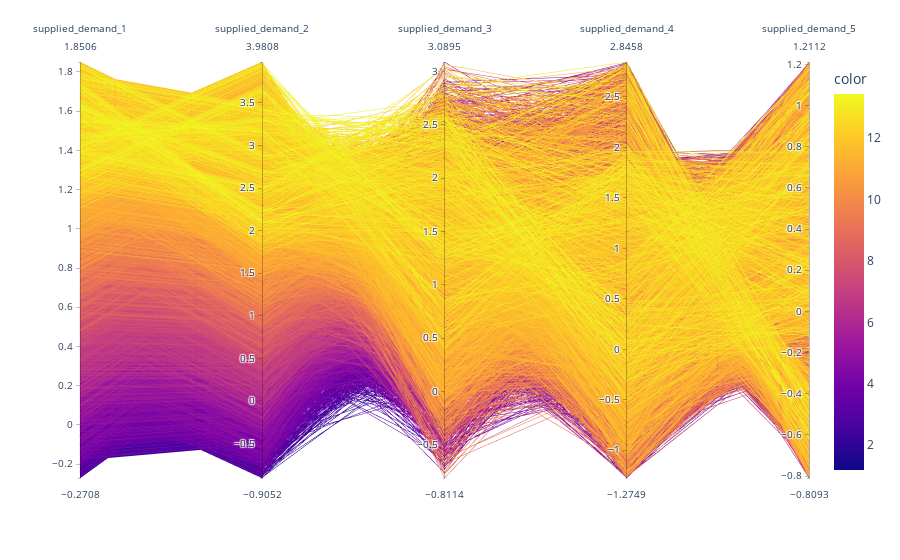

This figure's notebook cell:
### Code cell
import plotly.express as px
import pandas as pd


columns = ["supplied_demand_1", "supplied_demand_2", "supplied_demand_3", "supplied_demand_4","supplied_demand_5"]


data = pd.DataFrame({
    "supplied_demand_1": global_df[columns[0]],
    "supplied_demand_2": global_df[columns[1]],
    "supplied_demand_3": global_df[columns[2]],
    "supplied_demand_4": global_df[columns[3]],
    "supplied_demand_5": global_df[columns[4]]
})

# Create the parallel plot
fig = px.parallel_coordinates(data, dimensions=columns, color=global_df["total_extraction"])

# Show the plot
fig.show()

### Figure 1 — Plotly figure (JSON) as saved in the notebook; plotly's stock layout.template omitted (floating-point values rounded to 4 significant figures; data arrays with more than 128 entries replaced by an {"elided": "..."} marker saying what was removed)
{"data": [{"dimensions": [{"label": "supplied_demand_1", "values": {"elided": "10000 float values"}}, {"label": "supplied_demand_2", "values": {"elided": "10000 float values"}}, {"label": "supplied_demand_3", "values": {"elided": "10000 float values"}}, {"label": "supplied_demand_4", "values": {"elided": "10000 float values"}}, {"label": "supplied_demand_5", "values": {"elided": "10000 float values"}}], "domain": {"x": [0, 1], "y": [0, 1]}, "line": {"color": {"elided": "10000 float values"}, "coloraxis": "coloraxis"}, "name": "", "type": "parcoords"}], "layout": {"coloraxis": {"colorbar": {"title": {"text": "color"}}, "colorscale": [[0, "#0d0887"], [0.1111, "#46039f"], [0.2222, "#7201a8"], [0.3333, "#9c179e"], [0.4444, "#bd3786"], [0.5556, "#d8576b"], [0.6667, "#ed7953"], [0.7778, "#fb9f3a"], [0.8889, "#fdca26"], [1, "#f0f921"]]}, "legend": {"tracegroupgap": 0}, "margin": {"t": 60}}}
